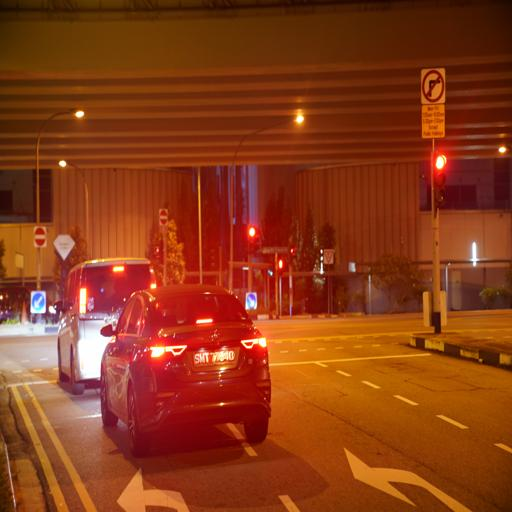
#> input picture images/DSC00983.jpg, 512 x 512 px; its folder holds only this picture in this run
$ python Segment.py
#> lines starting #> are read from the running program, lines starting #| are printed output that depends on the picture; after the words box and inside, x2 and y2 are one past the last pixel; in counts of white or black regions, pixels touching at a corner belong together
import glob
import cv2
import numpy as np
import os

def create_soft_mask(image_path,
                      thresh,
                      blur_size=21,
                      morph_size=5):

#> called with image_path = 'images/DSC00983.jpg', thresh = 250, blur_size = 31, morph_size = 7
    img = cv2.imread(image_path, 0)
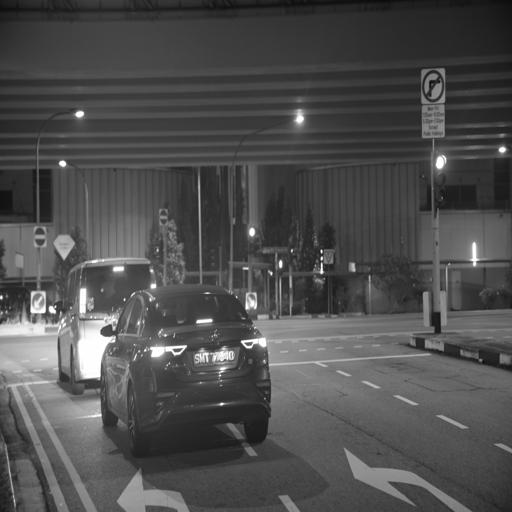
#> img: shape (512, 512); min 4, max 255, mean 78.5

    _, binary = cv2.threshold(img, thresh, 255, cv2.THRESH_BINARY)
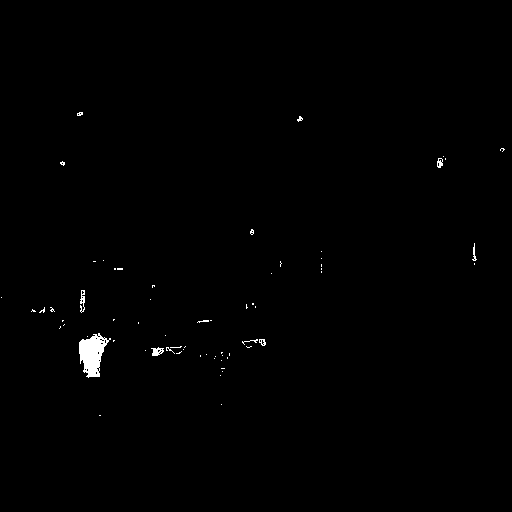
#> binary: shape (512, 512); 0.52% white; 66 white regions (58 under 20 px), largest, box (x1, y1, x2, y2) and area: (79, 333, 111, 378) 818, (151, 347, 164, 356) 72, (80, 290, 85, 313) 69

    kernel = cv2.getStructuringElement(cv2.MORPH_ELLIPSE, (morph_size, morph_size))
    softed = cv2.morphologyEx(binary, cv2.MORPH_CLOSE, kernel)
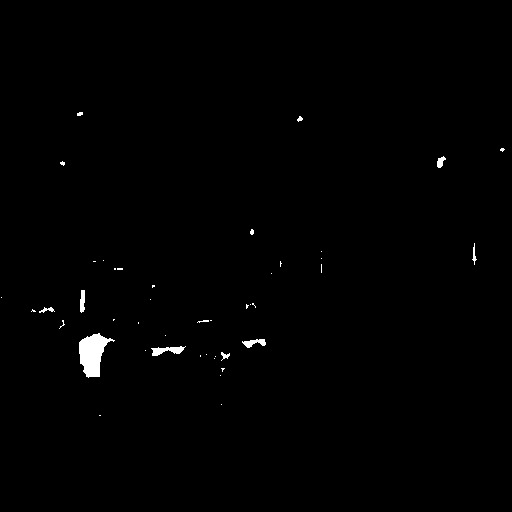
#> softed: shape (512, 512); 0.65% white; 44 white regions (34 under 20 px), largest, box (x1, y1, x2, y2) and area: (79, 333, 115, 378) 899, (151, 346, 186, 356) 186, (242, 339, 266, 348) 119

    blurred = cv2.GaussianBlur(softed, (blur_size, blur_size), 0)

    return cv2.normalize(blurred, None, 0, 255, cv2.NORM_MINMAX).astype(np.uint8)


os.makedirs("output_fg", exist_ok=True)
os.makedirs("output_light", exist_ok=True)
os.makedirs("output_bg", exist_ok=True)

for img_path in glob.glob("images/*"):
    print(f"Processing: {img_path}")

    light_mask = create_soft_mask(img_path, thresh=250, blur_size=31, morph_size=7)
    fg_mask = create_soft_mask(img_path, thresh=100, blur_size=51, morph_size=9)
#> call 2 of create_soft_mask, with image_path = 'images/DSC00983.jpg', thresh = 100, blur_size = 51, morph_size = 9
#> in create_soft_mask (call 2), `_, binary = cv2.threshold(img, thresh, 255, cv2.THRESH_BINARY)`:
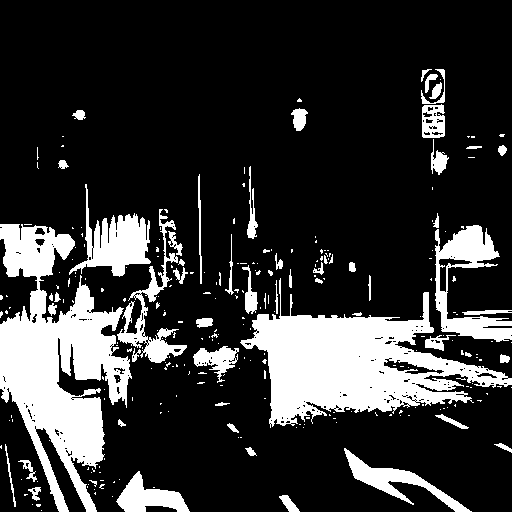
#> binary: shape (512, 512); 20.5% white; 270 white regions (210 under 20 px), largest, box (x1, y1, x2, y2) and area: (0, 224, 132, 512) 18007, (240, 278, 512, 428) 16877, (435, 225, 512, 342) 3446
#> in create_soft_mask (call 2), `softed = cv2.morphologyEx(binary, cv2.MORPH_CLOSE, kernel)`:
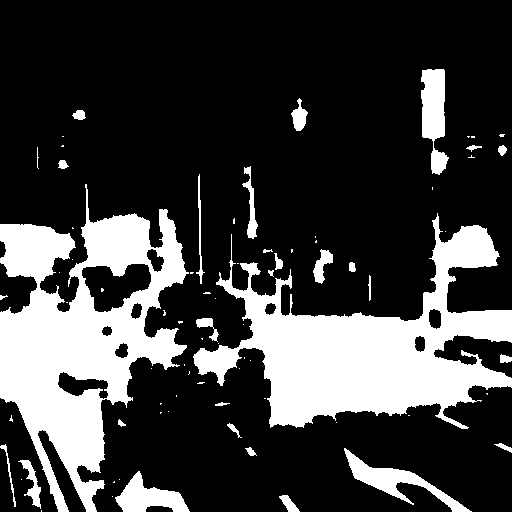
#> softed: shape (512, 512); 24.5% white; 77 white regions (47 under 20 px), largest, box (x1, y1, x2, y2) and area: (0, 184, 189, 512) 28211, (193, 213, 512, 429) 27409, (421, 69, 449, 175) 1901
#> in create_soft_mask (call 2), `blurred = cv2.GaussianBlur(softed, (blur_size, blur_size), 0)`:
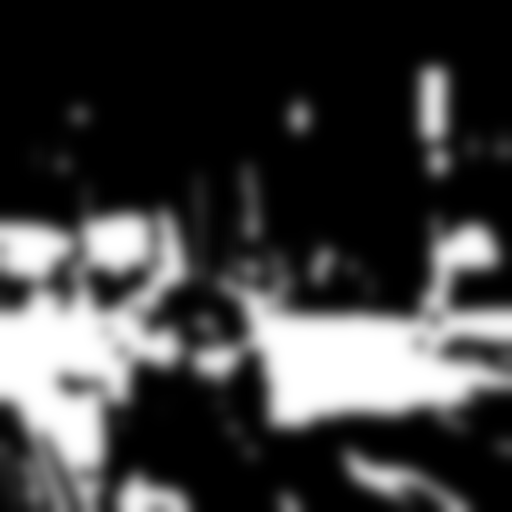
#> blurred: shape (512, 512); min 0, max 255, mean 62.5

    img = cv2.imread(img_path, 0)
    _, bg_mask = cv2.threshold(img, 30, 255, cv2.THRESH_BINARY_INV)
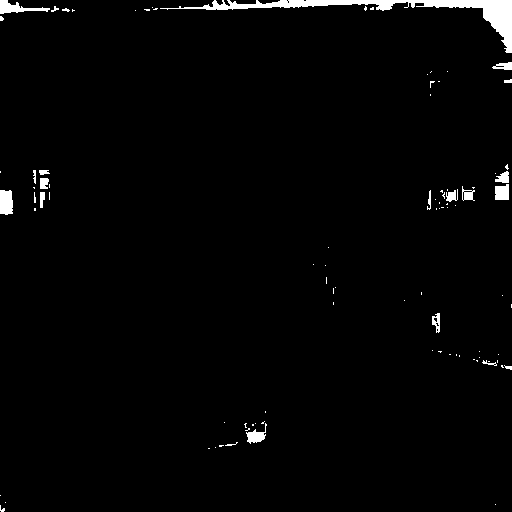
#> bg_mask: shape (512, 512); 1.9% white; 93 white regions (74 under 20 px), largest, box (x1, y1, x2, y2) and area: (160, 0, 512, 53) 2761, (0, 0, 50, 14) 307, (0, 190, 13, 215) 298

    filename = os.path.basename(img_path)
    cv2.imwrite(f"output_fg/{filename}", fg_mask)
    cv2.imwrite(f"output_light/{filename}", light_mask)
    cv2.imwrite(f"output_bg/{filename}", bg_mask)

$ run again, on images/DSC01173.jpg
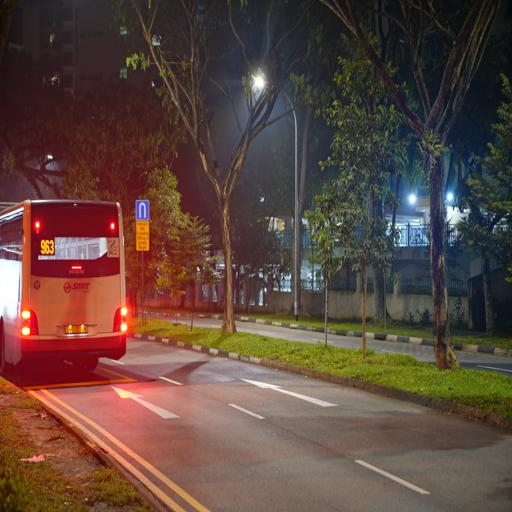
#> input picture images/DSC01173.jpg, 512 x 512 px
#> in create_soft_mask, `_, binary = cv2.threshold(img, thresh, 255, cv2.THRESH_BINARY)`:
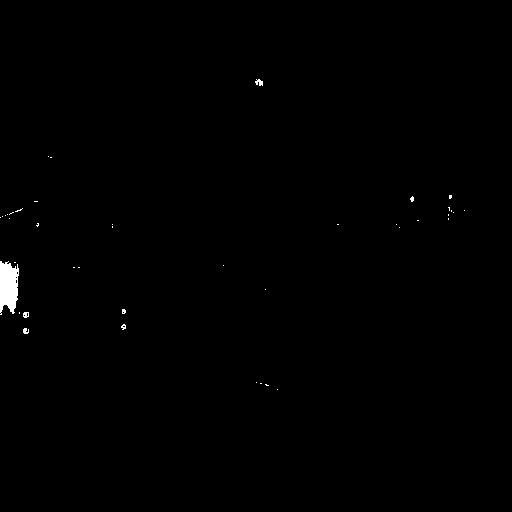
#> binary: shape (512, 512); 0.39% white; 41 white regions (37 under 20 px), largest, box (x1, y1, x2, y2) and area: (0, 261, 19, 315) 795, (255, 79, 263, 86) 37, (23, 312, 29, 318) 28, (23, 328, 29, 334) 27
#> softed: shape (512, 512); 0.43% white; 32 white regions (26 under 20 px), largest, box (x1, y1, x2, y2) and area: (0, 261, 19, 315) 862, (255, 79, 263, 86) 41, (19, 312, 29, 318) 40, (23, 328, 29, 334) 31, (448, 207, 454, 220) 23, (121, 324, 126, 330) 22
#> binary: shape (512, 512); 27.1% white; 769 white regions (703 under 20 px), largest, box (x1, y1, x2, y2) and area: (0, 199, 469, 512) 60450, (393, 184, 431, 247) 1541, (440, 188, 471, 243) 657
#> softed: shape (512, 512); 34.2% white; 164 white regions (137 under 20 px), largest, box (x1, y1, x2, y2) and area: (0, 109, 506, 512) 80973, (383, 180, 433, 253) 2091, (158, 169, 208, 241) 1029
#> `_, bg_mask = cv2.threshold(img, 30, 255, cv2.THRESH_BINARY_INV)`:
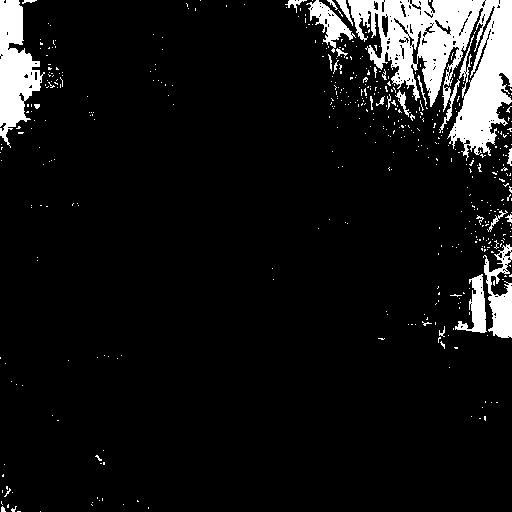
#> bg_mask: shape (512, 512); 8.2% white; 476 white regions (451 under 20 px), largest, box (x1, y1, x2, y2) and area: (348, 0, 512, 161) 12679, (0, 0, 45, 148) 3486, (483, 244, 512, 338) 1386

$ run again, on images/DSC01253.jpg
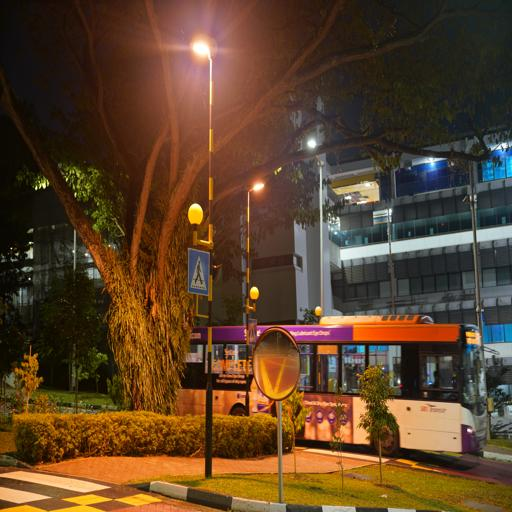
#> input picture images/DSC01253.jpg, 512 x 512 px
#> binary: shape (512, 512); 0.09% white; 29 white regions (26 under 20 px), largest, box (x1, y1, x2, y2) and area: (194, 44, 209, 54) 113, (308, 141, 315, 147) 24, (254, 185, 263, 189) 20
#> softed: shape (512, 512); 0.09% white; 22 white regions (18 under 20 px), largest, box (x1, y1, x2, y2) and area: (194, 44, 210, 57) 119, (308, 141, 315, 147) 25, (497, 144, 506, 149) 20, (254, 185, 263, 189) 20
#> binary: shape (512, 512); 23.5% white; 813 white regions (714 under 20 px), largest, box (x1, y1, x2, y2) and area: (0, 349, 430, 512) 21136, (154, 0, 247, 169) 9214, (256, 153, 479, 341) 7112
#> softed: shape (512, 512); 32.8% white; 89 white regions (61 under 20 px), largest, box (x1, y1, x2, y2) and area: (0, 126, 512, 512) 71839, (154, 0, 249, 169) 9661, (188, 224, 213, 304) 1015
#> `_, bg_mask = cv2.threshold(img, 30, 255, cv2.THRESH_BINARY_INV)`:
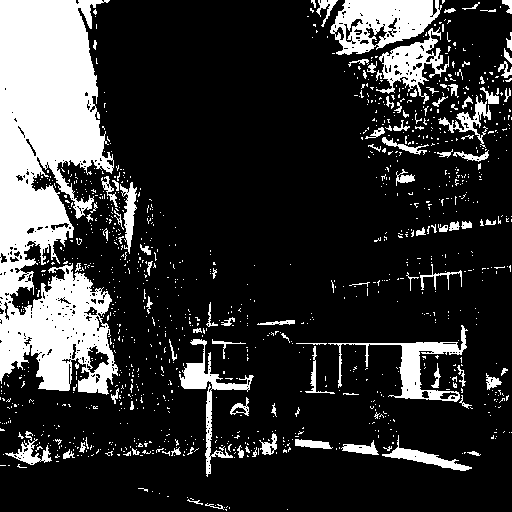
#> bg_mask: shape (512, 512); 19.8% white; 1150 white regions (1049 under 20 px), largest, box (x1, y1, x2, y2) and area: (0, 0, 118, 395) 30941, (330, 0, 442, 55) 3719, (328, 325, 468, 402) 2146
